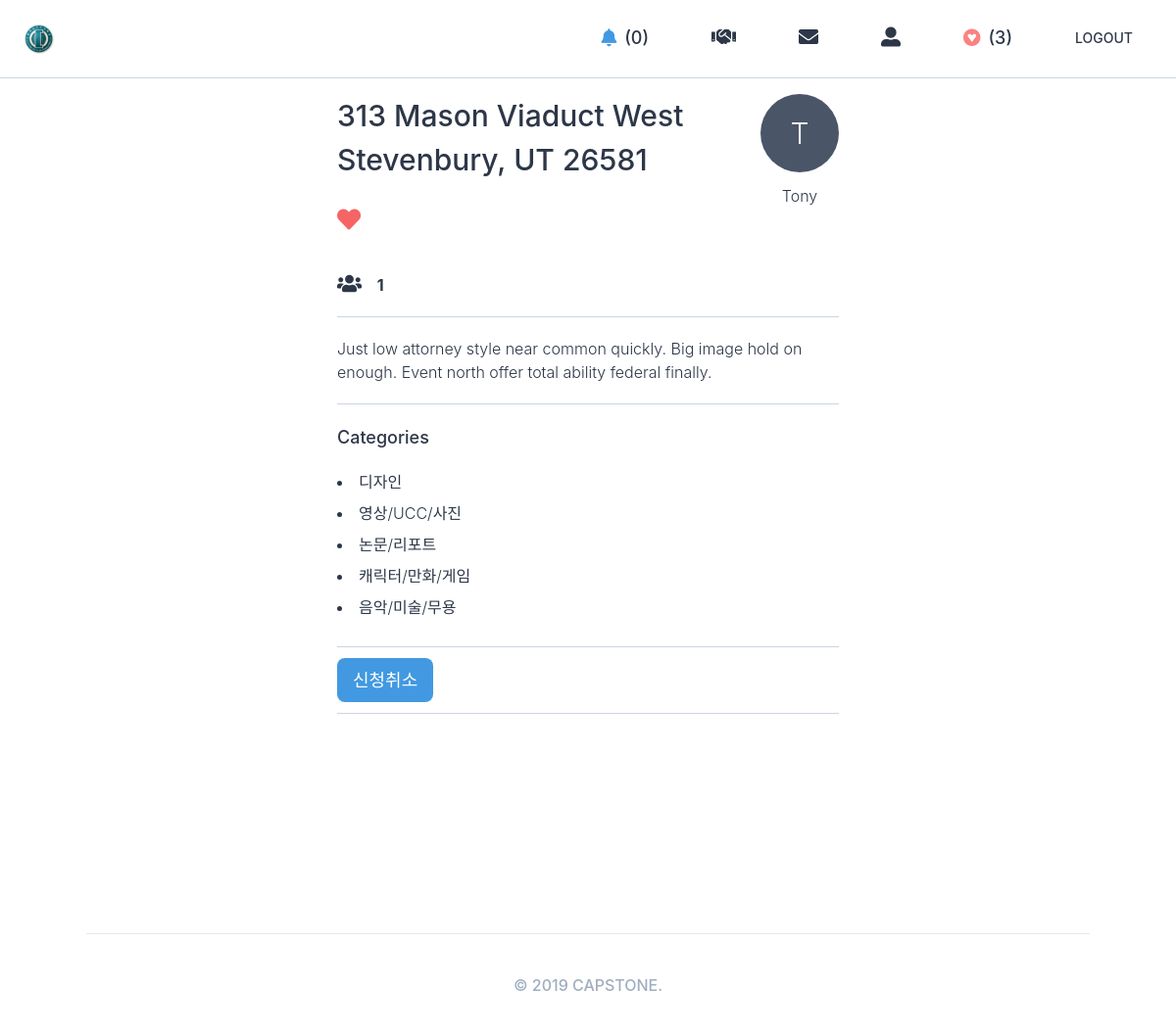
Screenshot of /projects/51/ (signed in) with the database file from the repository.
### users/models.py (models this page shows)
class User(AbstractUser):
    GENDER_MALE = "male"
    GENDER_FEMALE = "female"
    GENDER_CHOICES = (
        (GENDER_MALE, "남성"),
        (GENDER_FEMALE, "여성"),
    )
    MAJOR_1 = "글로벌지역학"
    MAJOR_2 = "EU전공"
    MAJOR_3 = "GlobalBusiness"
    MAJOR_4 = "TESOL영어학전공"
    MAJOR_5 = "광고PR브랜딩전공"
    MAJOR_6 = "교육학"
    MAJOR_7 = "국가리더전공"
    MAJOR_8 = "국제금융학과"
    MAJOR_9 = "국제스포츠레저전공"
    MAJOR_10 = "그리스불가리아학과"
    MAJOR_11 = "남아프리카어전공"
    MAJOR_12 = "독일어통번역학과"
    MAJOR_13 = "동아프리카어전공"
    MAJOR_14 = "동유럽학대학"
    MAJOR_15 = "러시아학과"
    MAJOR_16 = "루마니아어과"
    MAJOR_17 = "말레이인도네시아어통번역학과"
    MAJOR_18 = "문화콘텐츠학전공"
    MAJOR_19 = "바이오메디컬공학전공"
    MAJOR_20 = "방송영상뉴미디어전공"
    MAJOR_21 = "브라질학과"
    MAJOR_22 = "사학과"
    MAJOR_23 = "산업경영공학과"
    MAJOR_24 = "생명공학과"
    MAJOR_25 = "서아프리카어전공"
    MAJOR_26 = "세계문화예술경영전공"
    MAJOR_27 = "세르비아크로아티아어과"
    MAJOR_28 = "수학과"
    MAJOR_29 = "스페인어통번역학과"
    MAJOR_30 = "아랍어통번역학과"
    MAJOR_31 = "아프리카학부"
    MAJOR_32 = "언론정보전공"
    MAJOR_33 = "언어인지과학과"
    MAJOR_34 = "영미권통상통번역전공"
    MAJOR_35 = "영미문학번역전공"
    MAJOR_36 = "영어통번역학부"
    MAJOR_37 = "영어통번역학전공"
    MAJOR_38 = "우크라이나어과"
    MAJOR_39 = "융복합소프트웨어전공"
    MAJOR_40 = "이탈리아어통번역학과"
    MAJOR_41 = "인도학과"
    MAJOR_42 = "일본어통번역학과"
    MAJOR_43 = "전자공학과"
    MAJOR_44 = "전자물리학과"
    MAJOR_45 = "정보기록학전공"
    MAJOR_46 = "정보통신공학과"
    MAJOR_47 = "정치외교학과"
    MAJOR_48 = "중국어통번역학과"
    MAJOR_49 = "중앙아시아학과"
    MAJOR_50 = "지식콘텐츠전공"
    MAJOR_51 = "철학과"
    MAJOR_52 = "체코슬로바키아어과"
    MAJOR_53 = "컴퓨터전자시스템공학전공"
    MAJOR_54 = "태국어통번역학과"
    MAJOR_55 = "통계학과"
    MAJOR_56 = "폴란드어과"
    MAJOR_57 = "프랑스학과"
    MAJOR_58 = "한국학과"
    MAJOR_59 = "행정학과"
    MAJOR_60 = "헝가리어과"
    MAJOR_61 = "화학과"
    MAJOR_62 = "환경학과"
    MAJOR_CHOICES = (
        (MAJOR_1, "글로벌지역학"),
        (MAJOR_2, "EU전공"),
        (MAJOR_3, "GlobalBusiness"),
        (MAJOR_4, "TESOL영어학전공"),
        (MAJOR_5, "광고PR브랜딩전공"),
        (MAJOR_6, "교육학"),
        (MAJOR_7, "국가리더전공"),
        (MAJOR_8, "국제금융학과"),
        (MAJOR_9, "국제스포츠레저전공"),
        (MAJOR_10, "그리스불가리아학과"),
        (MAJOR_11, "남아프리카어전공"),
        (MAJOR_12, "독일어통번역학과"),
        (MAJOR_13, "동아프리카어전공"),
        (MAJOR_14, "동유럽학대학"),
        (MAJOR_15, "러시아학과"),
        (MAJOR_16, "루마니아어과"),
        (MAJOR_17, "말레이인도네시아어통번역학과"),
        (MAJOR_18, "문화콘텐츠학전공"),
        (MAJOR_19, "바이오메디컬공학전공"),
        (MAJOR_20, "방송영상뉴미디어전공"),
        (MAJOR_21, "브라질학과"),
        (MAJOR_22, "사학과"),
        (MAJOR_23, "산업경영공학과"),
        (MAJOR_24, "생명공학과"),
        (MAJOR_25, "서아프리카어전공"),
        (MAJOR_26, "세계문화예술경영전공"),
        (MAJOR_27, "세르비아크로아티아어과"),
        (MAJOR_28, "수학과"),
        (MAJOR_29, "스페인어통번역학과"),
        (MAJOR_30, "아랍어통번역학과"),
        (MAJOR_31, "아프리카학부"),
        (MAJOR_32, "언론정보전공"),
        (MAJOR_33, "언어인지과학과"),
        (MAJOR_34, "영미권통상통번역전공"),
        (MAJOR_35, "영미문학번역전공"),
        (MAJOR_36, "영어통번역학부"),
        (MAJOR_37, "영어통번역학전공"),
        (MAJOR_38, "우크라이나어과"),
        (MAJOR_39, "융복합소프트웨어전공"),
        (MAJOR_40, "이탈리아어통번역학과"),
        (MAJOR_41, "인도학과"),
        (MAJOR_42, "일본어통번역학과"),
        (MAJOR_43, "전자공학과"),
        (MAJOR_44, "전자물리학과"),
        (MAJOR_45, "정보기록학전공"),
        (MAJOR_46, "정보통신공학과"),
        (MAJOR_47, "정치외교학과"),
        (MAJOR_48, "중국어통번역학과"),
        (MAJOR_49, "중앙아시아학과"),
        (MAJOR_50, "지식콘텐츠전공"),
        (MAJOR_51, "철학과"),
        (MAJOR_52, "체코슬로바키아어과"),
        (MAJOR_53, "컴퓨터전자시스템공학전공"),
        (MAJOR_54, "태국어통번역학과"),
        (MAJOR_55, "통계학과"),
        (MAJOR_56, "폴란드어과"),
        (MAJOR_57, "프랑스학과"),
        (MAJOR_58, "한국학과"),
        (MAJOR_59, "행정학과"),
        (MAJOR_60, "헝가리어과"),
        (MAJOR_61, "화학과"),
        (MAJOR_62, "환경학과"),
    )
    LOGIN_EMAIL = "email"
    LOGIN_KAKAO = "kakao"
    LOGIN_CHOICES = (
        (LOGIN_EMAIL, "EMAIL"),
        (LOGIN_KAKAO, "KAKAO"),
    )
    gender = models.CharField(choices=GENDER_CHOICES, max_length=10, blank=True)
    bio = models.TextField(default="")
    major = models.CharField(choices=MAJOR_CHOICES, max_length=20, blank=True)
    login_method = models.CharField(
        choices=LOGIN_CHOICES, max_length=50, default=LOGIN_EMAIL
    )
    objects = core_managers.CustomUserManager()
    def get_absolute_url(self):
        return reverse("users:profile", kwargs={"pk": self.pk})

### lists/models.py (models this page shows, shortened)
class List(core_models.TimeStampedModel):
    name = models.CharField(max_length=80)
    user = models.OneToOneField(
        "users.User", related_name="list", on_delete=models.CASCADE
    )
    projects = models.ManyToManyField("projects.Project", related_name="lists", blank=True)
    def count_projects(self):
        return self.projects.count()
    count_projects.short_description = "Number of Projects"

### projects/models.py (models this page shows, shortened)
class Project(core_models.TimeStampedModel):
    name = models.CharField(max_length=140)
    description = models.TextField()
    on_market = models.BooleanField(default=False)
    categories = models.ManyToManyField("Category", related_name="projects", blank=True)
    host = models.ForeignKey(
        "users.User", related_name="project_host", on_delete=models.CASCADE
    )
    def count_participants(self):
        return self.participants.count() + 1

class AbstractItem(core_models.TimeStampedModel):
    name = models.CharField(max_length=80)
    class Meta:
        abstract = True
    def __str__(self):
        return self.name

class Category(AbstractItem):
    class Meta:
        verbose_name_plural = "Categories"

### projects/views.py (the view)
# urls.py: path("<int:pk>/", views.ProjectDetail.as_view(), name="detail"),
class ProjectDetail(DetailView):
    model = models.Project
    context_object_name = "project"
    template_name = "projects/project-detail.html"

### applyto/templatetags/check_apply.py (called while the page is built)
@register.simple_tag(takes_context=True)
def check_apply(context, project):
    try:
        ck_apply = models.Apply.objects.get(
            Q(apply_user=context.request.user) & Q(project=project)
        )
        return True
    except models.Apply.DoesNotExist:
        return False

### core/managers.py (called while the page is built)
    def get_or_none(self, **kwargs):
        try:
            return self.get(**kwargs)
        except self.model.DoesNotExist:
            return None

### lists/templatetags/on_favs.py (called while the page is built)
@register.simple_tag(takes_context=True)
def on_favs(context, project):
    user = context.request.user
    the_list = list_models.List.objects.get_or_none(
        user=user, name="My Favourite Projects"
    )
    if the_list is None:
        return False
    else:
        return project in the_list.projects.all()

### templates/projects/project-detail.html (shortened to what this page needs)
{% extends "base.html" %}
{% load static %}
{% load on_favs check_apply %}
{% block content %}
    <div class="container mx-auto flex justify-around pb-56">
        <div class="w-1/2">
            <div class="flex justify-between">
                <div class="mr-8 mb-5">
                    <h4 class="text-3xl font-medium mb-px">{{project.name}}</h4>
                </div>
                <a href="{{project.host.get_absolute_url}}" class="flex flex-col items-center">
                    {% include "mixins/user_avatar.html" with user=project.host %}
                    <span class="mt-3 text-medium">{{project.host.first_name}}</span>
                </a>
            </div>
                {% on_favs project as on_favs_boolean %}
                {% if on_favs_boolean %}
                    <a class="block mb-10 w-2/6 text-teal-600 font-bold pro_zoom" href="{% url 'lists:toggle-project' project.pk %}?action=remove"><i class="fas fa-heart text-red-500 text-2xl"></i></a>
                {% else %}
                    <a class="block mb-10 w-2/6 text-teal-600 font-bold pro_zoom" href="{% url 'lists:toggle-project' project.pk %}?action=add"><i class="far fa-heart text-red-500 text-2xl"></i></a>
                {% endif %}
            <p class="border-b border-gray-400 pb-5 mt-5 font-bold">
                <i class="fas fa-users text-xl mr-3"></i>
                {{project.count_participants}}
            </p>
            <p class="border-b border-gray-400 pb-5 mt-5">
                {{project.description}}
            </p>
            <div class="border-b border-gray-400 pb-5 mt-5">
                <h4 class="font-medium text-lg mb-5">Categories</h4>
                {% for a in project.categories.all %}
                    <li class="mb-2">{{a}}</li>
                {% endfor %}
            </div>
            {% check_apply project as check_apply_bool %}
            {% if project.host != user %}
                {% if check_apply_bool %}
                    <p class="border-b border-gray-400 pb-5 mt-5">
                        <a href="{% url 'applyto:delete' project.pk %}" class="btn text-center py-3 px-4 rounded-lg font-medium text-lg w-full text-white bg-blue-500 text-white hover:text-gray-300">신청취소</a>
                    </p>
                {% else %}
                    <p class="border-b border-gray-400 pb-5 mt-5">
                        <a href="{% url 'applyto:create' project.pk %}" class="btn text-center py-3 px-4 rounded-lg font-medium text-lg w-full text-white bg-blue-500 text-white hover:text-gray-300">참가신청</a>
                    </p>
                {% endif %}
            {% endif %}
        </div>
    </div>
{% endblock content %}

### templates/partials/nav.html (shortened to what this page needs)
<ul class="flex items-center text-sm font-medium h-full">
    {% if user.is_authenticated %}
        <li class="nav_link text-lg pro_zoom"><a href="{% url 'users:notifications' user.pk %}"><i class="fas fa-bell text-lg mr-2 text-blue-500"></i>({{user.applyto.count}})</a></li>
        <li class="nav_link pro_zoom"><a href="{% url 'projects:create' %}"><i class="fas fa-handshake text-xl"></i></a></li>
        <li class="nav_link pro_zoom"><a href="{% url 'users:conversations' user.pk %}"><i class="fas fa-envelope text-xl"></i></a></li>
        <li class="nav_link pro_zoom"><a href="{{user.get_absolute_url}}"><i class="fas fa-user-alt text-xl"></i></a></li>
        <li class="nav_link text-lg pro_zoom"><a href="{% url 'lists:see-favs' %}"><i class="fab fa-gratipay text-lg mr-2 text-red-400"></i>({{user.list.projects.count}})</a></li>
        <li class="nav_link pro_zoom"><a href="{% url 'users:logout' %}">LOGOUT</a></li>
    {% else %}
        <li class="nav_link pro_zoom"><a href="{% url 'users:login' %}">LOGIN</a></li>
        <li class="nav_link pro_zoom"><a href="{% url 'users:signup' %}">JOIN</a></li>
    {% endif %}
</ul>

### templates/mixins/user_avatar.html
<div class="{{h_and_w|default:'h-20 w-20'}} bg-gray-700 rounded-full text-white flex justify-center items-center">
    <span class="{{text|default:'text-3xl'}}">{{user.first_name|first}}</span>
</div>

### rows the page displays
User: applyto.count "0", list.projects.count "3"
Project: name "313 Mason Viaduct West Stevenbury, UT 26581", host.first_name "Tony", count_participants "1", description "Just low attorney style near common quickly. Big image hold on enough. Event north offer total ability federal finally."
User: first_name|first "T"
Category: name "디자인"
Category: name "영상/UCC/사진"
Category: name "논문/리포트"
Category: name "캐릭터/만화/게임"
Category: name "음악/미술/무용"
